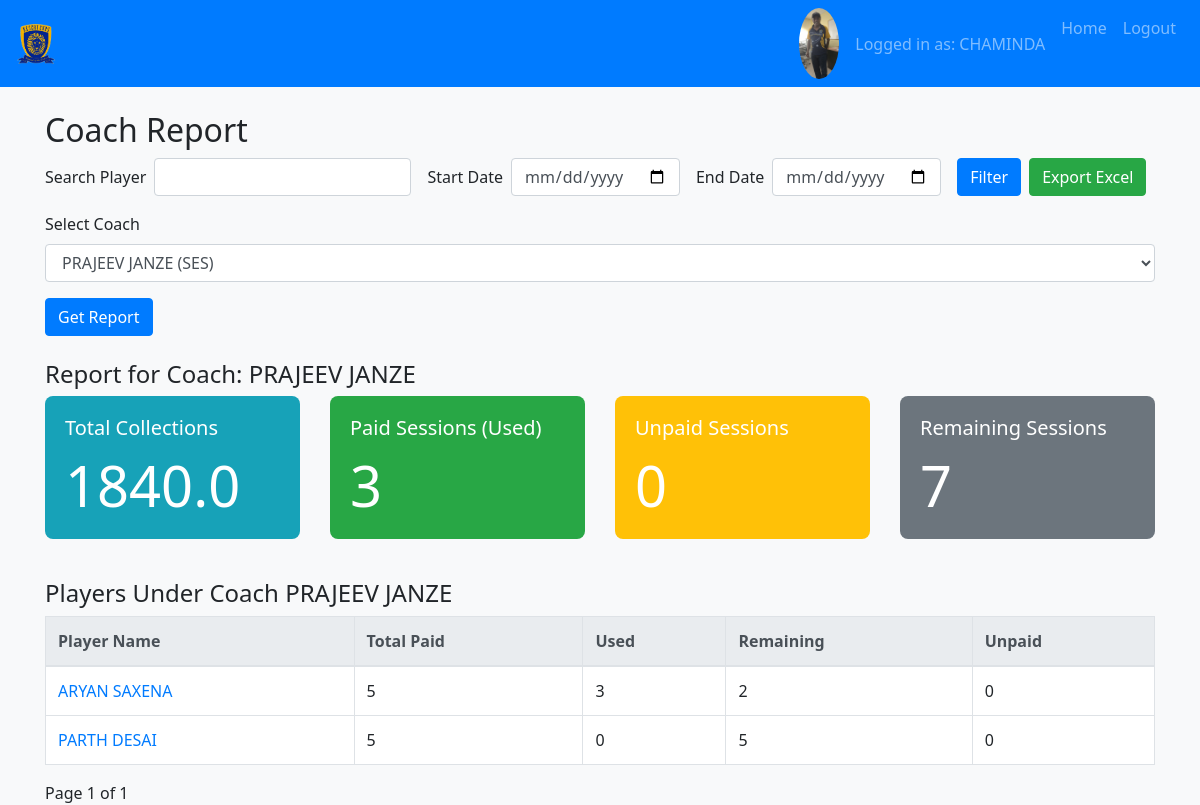
The page /admin/coach_report?coach_id=4 (signed in) on the database its author committed.
### app.py (models this page shows, shortened)
class User(UserMixin, db.Model):
    id = db.Column(db.Integer, primary_key=True)
    username = db.Column(db.String(150), unique=True, nullable=False)
    password_hash = db.Column(db.String(150), nullable=False)
    role = db.Column(db.String(50), nullable=False)  # 'sys_admin', 'admin', 'coach'
    full_name = db.Column(db.String(150))
    branch = db.Column(db.String(150))
    email = db.Column(db.String(150))
    profile_photo = db.Column(db.String(200))
    experience = db.Column(db.String(150))
    qualification = db.Column(db.String(150))
    assigned_admin_id = db.Column(db.Integer, db.ForeignKey('user.id'), nullable=True)
    coaches = db.relationship('User', backref='admin_officer', remote_side=[id], lazy=True)

class Player(db.Model):
    id = db.Column(db.Integer, primary_key=True)
    full_name = db.Column(db.String(150), nullable=False)
    email = db.Column(db.String(150))
    branch = db.Column(db.String(150))
    assigned_squad = db.Column(db.String(100))
    date_of_birth = db.Column(db.Date)
    key_features = db.Column(db.Text)
    monthly_review = db.Column(db.Text, default="")
    profile_photo = db.Column(db.String(200))
    coach_id = db.Column(db.Integer, db.ForeignKey('user.id'), nullable=False)
    payments = db.relationship('Payment', backref='player', lazy=True)
    attendances = db.relationship('Attendance', backref='player', lazy=True)

### app.py (the view, shortened to what this page needs)
@app.route('/admin/coach_report', methods=['GET', 'POST'])
@login_required
def coach_report():
    if current_user.role != 'admin':
        flash("Access denied.", "danger")
        return redirect(url_for('dashboard_admin'))
    search_q = request.args.get('q', '', type=str)
    page = request.args.get('page', 1, type=int)
    per_page = 10
    start_date_str = request.args.get('start_date', '')
    end_date_str = request.args.get('end_date', '')
    start_date = None
    end_date = None
    try:
        if start_date_str:
            start_date = datetime.strptime(start_date_str, '%Y-%m-%d').date()
        if end_date_str:
            end_date = datetime.strptime(end_date_str, '%Y-%m-%d').date()
    except ValueError:
        flash("Invalid date format.", "warning")
    data = {}
    selected_coach = None
    if request.method == 'POST':
        coach_id = request.form.get('coach_id')
        return redirect(url_for('coach_report', coach_id=coach_id))
    coach_id = request.args.get('coach_id', type=int)
    if coach_id:
        selected_coach = User.query.get(coach_id)
    if selected_coach:
        query = Player.query.filter_by(coach_id=selected_coach.id)
        if search_q:
            query = query.filter(Player.full_name.ilike(f"%{search_q}%"))
        all_players = query.all()
        total_paid = 0
        total_used = 0
        total_collection = 0.0
        total_unpaid = 0
        total_remaining = 0
        players_data = []
        for player in all_players:
            p_paid = 0
            p_used = 0
            p_amount = 0.0
            payment_query = player.payments
            if start_date:
                payment_query = [p for p in payment_query if p.payment_date >= start_date]
            if end_date:
                payment_query = [p for p in payment_query if p.payment_date <= end_date]
            for payment in payment_query:
                p_paid += payment.total_paid_classes
                p_used += payment.classes_used
                p_amount += payment.payment_amount
            p_remaining = max(0, p_paid - p_used)
            p_unpaid = max(0, p_used - p_paid)
            total_paid += p_paid
            total_used += p_used
            total_collection += p_amount
            total_remaining += p_remaining
            total_unpaid += p_unpaid
            players_data.append({
                'player_id': player.id,
                'player_name': player.full_name,
                'total_paid': p_paid,
                'total_used': p_used,
                'remaining': p_remaining,
                'unpaid': p_unpaid,
                'amount_collected': p_amount
            })
        data = {
            'coach_name': selected_coach.full_name,
            'total_collections': total_collection,
            'paid_sessions': total_used,
            'unpaid_sessions': total_unpaid,
            'remaining_sessions': total_remaining,
            'players': players_data
        }
        total_records = len(players_data)
        start_idx = (page - 1) * per_page
        end_idx = start_idx + per_page
        players_data_page = players_data[start_idx:end_idx]
        data['players'] = players_data_page
        data['total_pages'] = (total_records + per_page - 1) // per_page
        data['current_page'] = page
    return render_template(
        'coach_report.html',
        data=data,
        coaches=User.query.filter_by(role='coach').all(),
        selected_coach=selected_coach
    )

### app.py (called while the page is built)
@login_manager.user_loader
def load_user(user_id):
    return User.query.get(int(user_id))

### templates/coach_report.html (shortened to what this page needs)
{% extends "base.html" %}
{% block content %}
<h2>Coach Report</h2>
<form method="GET" action="{{ url_for('coach_report') }}" class="form-inline mb-3">
  <div class="form-group mr-2">
    <label for="q" class="mr-2">Search Player</label>
    <input type="text" class="form-control" id="q" name="q" value="{{ request.args.get('q','') }}">
  </div>
  <div class="form-group mx-2">
    <label for="start_date" class="mr-2">Start Date</label>
    <input type="date" class="form-control" id="start_date" name="start_date" value="{{ request.args.get('start_date','') }}">
  </div>
  <div class="form-group mx-2">
    <label for="end_date" class="mr-2">End Date</label>
    <input type="date" class="form-control" id="end_date" name="end_date" value="{{ request.args.get('end_date','') }}">
  </div>
  <button type="submit" class="btn btn-primary ml-2">Filter</button>
  {% if selected_coach %}
  <a href="?coach_id={{ selected_coach.id }}&q={{ request.args.get('q','') }}&start_date={{ request.args.get('start_date','') }}&end_date={{ request.args.get('end_date','') }}&export=excel"
     class="btn btn-success ml-2">
    Export Excel
  </a>
  {% endif %}
</form>
<form method="POST" action="{{ url_for('coach_report') }}">
  <div class="form-group">
    <label for="coach_id">Select Coach</label>
    <select class="form-control" name="coach_id" required>
      {% for coach in coaches %}
        <option value="{{ coach.id }}"
          {% if selected_coach and selected_coach.id == coach.id %}selected{% endif %}>
          {{ coach.full_name }} ({{ coach.branch }})
        </option>
      {% endfor %}
    </select>
  </div>
  <button type="submit" class="btn btn-primary">Get Report</button>
</form>
{% if data.coach_name %}
<div class="mt-4">
  <h4>Report for Coach: {{ data.coach_name }}</h4>
  <div class="row">
    <div class="col-md-3">
      <div class="card text-white bg-info mb-3">
        <div class="card-body">
          <h5 class="card-title">Total Collections</h5>
          <p class="card-text display-4">{{ data.total_collections }}</p>
        </div>
      </div>
    </div>
    <div class="col-md-3">
      <div class="card text-white bg-success mb-3">
        <div class="card-body">
          <h5 class="card-title">Paid Sessions (Used)</h5>
          <p class="card-text display-4">{{ data.paid_sessions }}</p>
        </div>
      </div>
    </div>
    <div class="col-md-3">
      <div class="card text-white bg-warning mb-3">
        <div class="card-body">
          <h5 class="card-title">Unpaid Sessions</h5>
          <p class="card-text display-4">{{ data.unpaid_sessions }}</p>
        </div>
      </div>
    </div>
    <div class="col-md-3">
      <div class="card text-white bg-secondary mb-3">
        <div class="card-body">
          <h5 class="card-title">Remaining Sessions</h5>
          <p class="card-text display-4">{{ data.remaining_sessions }}</p>
        </div>
      </div>
    </div>
  </div>
</div>
<div class="mt-4">
  <h4>Players Under Coach {{ data.coach_name }}</h4>
  <table class="table table-bordered">
    <thead class="thead-light">
      <tr>
        <th>Player Name</th>
        <th>Total Paid</th>
        <th>Used</th>
        <th>Remaining</th>
        <th>Unpaid</th>
      </tr>
    </thead>
    <tbody>
      {% for p in data.players %}
      <tr>
        <td>
          <a href="{{ url_for('admin_player_detail', player_id=p.player_id) }}">
            {{ p.player_name }}
          </a>
        </td>
        <td>{{ p.total_paid }}</td>
        <td>{{ p.total_used }}</td>
        <td>{{ p.remaining }}</td>
        <td>{{ p.unpaid }}</td>
      </tr>
      {% endfor %}
    </tbody>
  </table>
</div>
<div class="mt-3">
  Page {{ data.current_page }} of {{ data.total_pages }}
</div>
{% endif %}
{% endblock %}

### templates/base.html (shortened to what this page needs)
<!DOCTYPE html>
<html lang="en">
<head>
  <link rel="stylesheet" href="https://stackpath.bootstrapcdn.com/bootstrap/4.5.2/css/bootstrap.min.css">
  <link rel="stylesheet" href="https://cdnjs.cloudflare.com/ajax/libs/animate.css/4.1.1/animate.min.css"/>
  <link rel="stylesheet" href="{{ url_for('static', filename='css/style.css') }}">
</head>
<body>
  <nav class="navbar navbar-expand-lg navbar-dark bg-primary">
    <a class="navbar-brand" href="{{ url_for('dashboard') }}">
      <img src="{{ url_for('static', filename='img/logo.png') }}" alt="Logo" style="height:40px;">
    </a>
    <div class="collapse navbar-collapse" id="navbarNav">
      <ul class="navbar-nav ml-auto">
        {% if current_user.is_authenticated %}
          <li class="nav-item d-flex align-items-center">
            {% if current_user.profile_photo %}
              <img src="{{ url_for('static', filename=current_user.profile_photo.split('static/')[-1]) }}"
                   alt="Profile"
                   class="rounded-circle mr-2"
                   width="40">
            {% endif %}
            <span class="nav-link mb-0">Logged in as: {{ current_user.username }}</span>
          </li>
          <li class="nav-item">
            <a class="nav-link" href="{{ url_for('dashboard') }}">Home</a>
          </li>
          <li class="nav-item">
            <a class="nav-link" href="{{ url_for('logout') }}">Logout</a>
          </li>
        {% endif %}
      </ul>
    </div>
  </nav>
  <div class="container mt-4">
    {% block content %}{% endblock %}
  </div>
</body>
</html>

### static/css/style.css (style rules this page uses)
body { background-color: #f8f9fa; font-family: "Segoe UI", Tahoma, Geneva, Verdana, sans-serif; }
.navbar { background-color: #007bff; }
.card { border: none; border-radius: 8px; }
.table { background-color: #ffffff; }
.btn-primary { background-color: #007bff; border-color: #007bff; transition: background-color 0.3s ease; }

### rows shown on the page
User: profile_photo (picture), username "CHAMINDA"
User: coach_name "PRAJEEV JANZE"
Player: player_name "ARYAN SAXENA", total_paid "5", total_used "3", remaining "2", unpaid "0"
Player: player_name "PARTH DESAI", total_paid "5", total_used "0", remaining "5", unpaid "0"

### other values the page prints
{{ data.total_collections }} "1840.0"
{{ data.paid_sessions }} "3"
{{ data.unpaid_sessions }} "0"
{{ data.remaining_sessions }} "7"
{{ data.current_page }} "1"
{{ data.total_pages }} "1"
form field coach_id "PRAJEEV JANZE (SES)"
